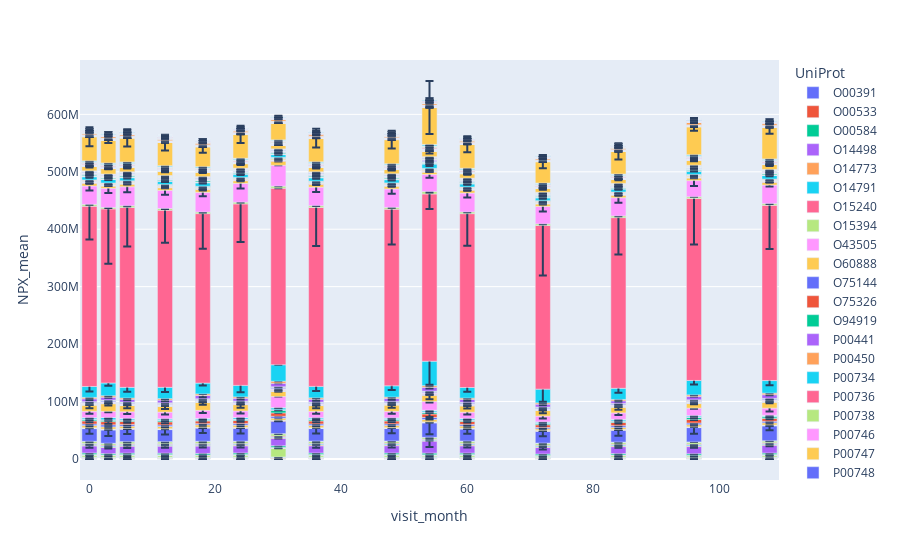

The cell this chart's notebook holds for it:
### Code cell
proteins_df_grouped = proteins_df.groupby(['visit_month', 'UniProt']).agg({
    'NPX': ['mean', 'std']
}).reset_index()
proteins_df_grouped.columns = ['visit_month', 'UniProt', 'NPX_mean', 'NPX_std']

# Make a barplot with error bars
fig = px.bar(proteins_df_grouped, x='visit_month', y='NPX_mean', color='UniProt', error_y='NPX_std')
fig.show()
